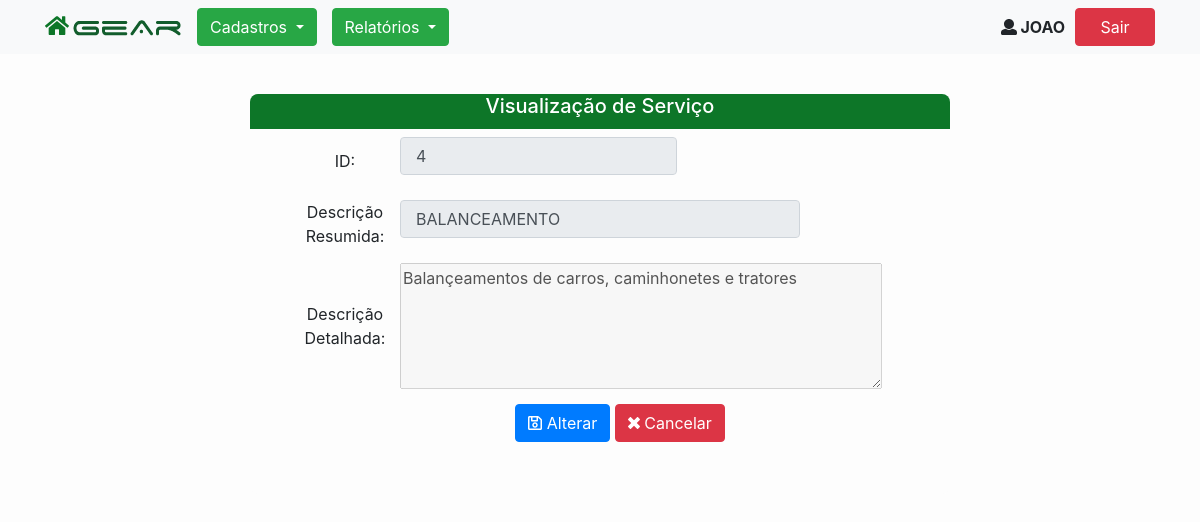
/servico-form-visualizacao.php?id=4 (signed in), run on an earlier commit of the app's database.
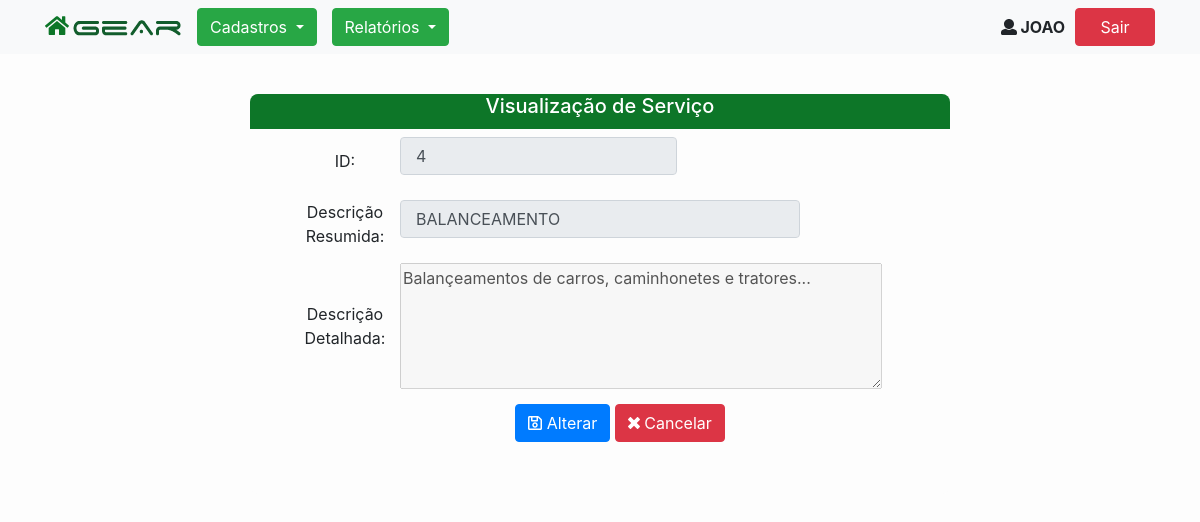
And on a later commit of the database.
### tables this page shows
CREATE TABLE `tb_servico` (
  `id` int(11) NOT NULL AUTO_INCREMENT,
  `descricao_resumida` varchar(25) NOT NULL,
  `descricao_detalhada` varchar(250) DEFAULT NULL,
  `cnpj_empresa` varchar(14) NOT NULL,
  PRIMARY KEY (`id`)
);

### ServicoBO.php (called while the page is built, shortened)
<?php
require_once 'Servico.php';
class ServicoBO {
    public static function findById($id){
        $cnpj = $_SESSION['login']['cnpj_empresa'];
        $sql = "SELECT id, descricao_resumida, descricao_detalhada, cnpj_empresa FROM tb_servico WHERE id = :id AND cnpj_empresa = :cnpj_empresa ORDER BY descricao_resumida";
        $DB = db_connect();
        $stmt = $DB->prepare($sql);
        $stmt->bindParam(':id', $id);
        $stmt->bindParam(':cnpj_empresa', $cnpj);
        $stmt->execute();
        $servicos=$stmt->fetchAll(PDO::FETCH_CLASS, 'Servico');
        return $servicos[0];
    }
}

### Servico.php (called while the page is built, shortened)
<?php
class Servico
{
    private $id;
    private $descricao_resumida;
    private $descricao_detalhada;
    public function getId()
    {
        return $this->id;
    }
    public function getDescricaoResumida()
    {
        return $this->descricao_resumida;
    }
    public function getDescricaoDetalhada()
    {
        return $this->descricao_detalhada;
    }
}

### servico-form-visualizacao.php (the view)
<?php
	include('header-form.php');
	require('ServicoBO.php');
	$id=$_GET['id'];
	$servico= ServicoBO::findById($id);
?>
<div class="containerprincipal">
	<h5>Visualização de Serviço</h5>
	<form method="get" class="form-inline" role="form" action="servico-acao-alterar" id="form-servico">
		<div class="containerg">
			<fieldset>
				<div class="form-group">
					<label >ID:</label>
					<input   required maxlength="5" type="text" class="form-control" name="id" id="id"  disabled value="<?= $servico->getId()?>" />
				</div >
				<div class="form-group">
					<label for="servico">Descrição Resumida:</label>
					<input type="text" name="cservico" id="servico" disabled class="form-control disabled"  required maxlength="25" value="<?= $servico->getDescricaoResumida()?>" />
				</div>
				<div class="form-group">
					<label for="descricao">Descrição Detalhada:</label>
					<textarea name="tdesc disabled" id="cdesc" cols="45" rows="5" disabled maxlength="250"><?= $servico->getDescricaoDetalhada()?></textarea>
				</div>
			</fieldset>
		</div>
	</form>
		<div class="containerb centralizar">
			<fieldset>
				<button type="button" class="btn btn-primary" id="btn-salvar" onclick="window.location.href='servico-form-alteracao.php?id=<?=$servico->getId()?>';">
					<span>
						<i class="far fa-save"></i> Alterar
					</span>
				</button>
				<button type="button" class="btn btn-danger" id="btn-cancelar" onclick="window.location.replace('servico-lista')">
					<span>
						<i class="fas fa-times"></i> Cancelar
					</span>
				</button>
			</fieldset>
		</div>
</div>
	<?php include('footer.php')?>

What changed in the data, as far as the page shows it:
changed tb_servico "BALANCEAMENTO": descricao_detalhada "Balançeamentos de carros, caminhonetes e tratores" → "Balançeamentos de carros, caminhonetes e tratores..."
